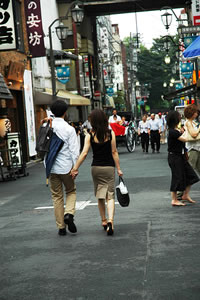
%> input picture seam_carving/test_image/Couple.jpg, 200 x 300 px
$ octave --eval "result = seam_carving_punish_ori_remove(imread('test_image/Couple.jpg'));"   (GNU Octave 9; MATLAB toolbox functions it lacks are replaced by stand-ins)
%> lines starting %> are read from the running program, lines starting %| are printed output that depends on the picture; in (x1, y1, x2, y2) boxes, pixels count from 0 and x2, y2 are one past the last pixel; in counts of white or black regions, pixels touching at a corner belong together; the program's own positions count from 1
function run = seam_carving_punish_ori_remove( I )
    ctimes=input('colume carving times:');
%> the answer given: 3
    rtimes=input('row carving times:');
%> the answer given: 3
    while (ctimes~=double(0)) || (rtimes~=double(0))
        img_Gray=rgb2gray(I);
        [Gmag,Gdir] = imgradient(img_Gray, 'prewitt');
        use_ori=Gmag;
        use=double(img_Gray);
        use_pixel=use;
        for i=2:size(I,1)
            for j=1:size(I,2)
                if j==1
                    punish_R = abs( use_pixel(i-1,j)-use_pixel(i,j+1) );
                    use(i,j)=use(i,j)+min(use(i-1,j),use(i-1,j+1)+punish_R);
                    use_ori(i,j)=use_ori(i,j)+min(use_ori(i-1,j),use_ori(i-1,j+1));
                elseif j==size(I,2)
                    punish_L = abs( use_pixel(i-1,j)-use_pixel(i,j-1) );
                    use(i,j)=use(i,j)+min(use(i-1,j-1)+punish_L,use(i-1,j));
                    use_ori(i,j)=use_ori(i,j)+min(use_ori(i-1,j-1),use_ori(i-1,j));
                else
                    punish_L = abs( use_pixel(i,j-1)-use_pixel(i,j+1) )+abs( use_pixel(i-1,j)-use_pixel(i,j-1) );
                    punish_V = abs( use_pixel(i,j-1)-use_pixel(i,j+1) );
                    punish_R = abs( use_pixel(i,j-1)-use_pixel(i,j+1) )+abs( use_pixel(i-1,j)-use_pixel(i,j+1) );
                    use(i,j)=use(i,j)+min(min(use(i-1,j-1)+punish_L,use(i-1,j)+punish_V),use(i-1,j+1)+punish_R);
                    use_ori(i,j)=use_ori(i,j)+min(min(use_ori(i-1,j-1),use_ori(i-1,j)),use_ori(i-1,j+1));
                end
            end
        end
        if ctimes~=0
            clm_index=zeros(1,size(I,1));
            index_img=zeros(size(I,1),size(I,2));
            minn=use(size(I,1),1);
            clm_index(1,size(I,1))=1;
            for j=2:size(I,2)
                if use(size(I,1),j)<minn
                    minn=use(size(I,1),j);
                    clm_index(1,size(I,1))=j;
                end
            end
            index_img(size(I,1),clm_index(1,size(I,1)))=1;
            for i=size(I,1)-1:-1:1
                if clm_index(1,i+1)==1
                    if use(i,clm_index(1,i+1)+1)<=use(i,clm_index(1,i+1))
                        I(i,clm_index(1,i+1)+1,1)=255;
                        I(i,clm_index(1,i+1)+1,2:3)=0;
                        clm_index(1,i)=clm_index(1,i+1)+1;
                        index_img(i,clm_index(1,i+1)+1)=1;
                    else
                        I(i,clm_index(1,i+1),1)=255;
                        I(i,clm_index(1,i+1),2:3)=0;
                        clm_index(1,i)=clm_index(1,i+1);
                        index_img(i,clm_index(1,i+1))=1;
                    end
                elseif clm_index(1,i+1)==size(I,2)
                    if use(i,clm_index(1,i+1))<=use(i,clm_index(1,i+1)-1)
                        I(i,clm_index(1,i+1),1)=255;
                        I(i,clm_index(1,i+1),2:3)=0;
                        clm_index(1,i)=clm_index(1,i+1);
                        index_img(i,clm_index(1,i+1))=1;
                    else
                        I(i,clm_index(1,i+1)-1,1)=255;
                        I(i,clm_index(1,i+1)-1,2:3)=0;
                        clm_index(1,i)=clm_index(1,i+1)-1;
                        index_img(i,clm_index(1,i+1)-1)=1;
                    end
                else
                    if use(i,clm_index(1,i+1))<=use(i,clm_index(1,i+1)-1)
                        if use(i,clm_index(1,i+1)+1)<=use(i,clm_index(1,i+1))
                            I(i,clm_index(1,i+1)+1,1)=255;
                            I(i,clm_index(1,i+1)+1,2:3)=0;
                            clm_index(1,i)=clm_index(1,i+1)+1;
                            index_img(i,clm_index(1,i+1)+1)=1;
                        else
                            I(i,clm_index(1,i+1),1)=255;
                            I(i,clm_index(1,i+1),2:3)=0;
                            clm_index(1,i)=clm_index(1,i+1);
                            index_img(i,clm_index(1,i+1))=1;
                        end
                    else
                        if use(i,clm_index(1,i+1)-1)<=use(i,clm_index(1,i+1)+1)
                            I(i,clm_index(1,i+1)-1,1)=255;
                            I(i,clm_index(1,i+1)-1,2:3)=0;
                            clm_index(1,i)=clm_index(1,i+1)-1;
                            index_img(i,clm_index(1,i+1)-1)=1;
                        else
                            I(i,clm_index(1,i+1)+1,1)=255;
                            I(i,clm_index(1,i+1)+1,2:3)=0;
                            clm_index(1,i)=clm_index(1,i+1)+1;
                            index_img(i,clm_index(1,i+1)+1)=1;
                        end
                    end
                end
            end
            imshow(I)
            pru_I=I;
            for i=size(I,1):-1:1
                pru_I(i,clm_index(1,i):size(I,2)-1,1:3)=I(i,clm_index(1,i)+1:size(I,2),1:3);
                pru_I(i,size(I,2),1:3)=0;
            end
            I=pru_I(:,1:size(pru_I,2)-1,:);
            imshow(I)
            ctimes=ctimes-1;
        end
        if rtimes~=double(0)
            clm_index=zeros(1,size(I,2));
            minn=use(1,size(I,2));
            clm_index(1,size(I,2))=1;
            for j=2:size(I,1)
                if use(j,size(I,2))<minn
                    minn=use(j,size(I,2));
                    clm_index(1,size(I,2))=j;
                end
            end
            for i=size(I,2)-1:-1:1
                if clm_index(1,i+1)==1
                    if use(clm_index(1,i+1)+1,i)<=use(clm_index(1,i+1),i)
                        I(clm_index(1,i+1)+1,i,1)=255;
                        I(clm_index(1,i+1)+1,i,2:3)=0;
                        clm_index(1,i)=clm_index(1,i+1)+1;
                    else
                        I(clm_index(1,i+1),i,1)=255;
                        I(clm_index(1,i+1),i,2:3)=0;
                        clm_index(1,i)=clm_index(1,i+1);
                    end
                elseif clm_index(1,i+1)==size(I,1)
                    if use(clm_index(1,i+1),i)<=use(clm_index(1,i+1)-1,i)
                        I(clm_index(1,i+1),i,1)=255;
                        I(clm_index(1,i+1),i,2:3)=0;
                        clm_index(1,i)=clm_index(1,i+1);
                    else
                        I(clm_index(1,i+1)-1,i,1)=255;
                        I(clm_index(1,i+1)-1,i,2:3)=0;
                        clm_index(1,i)=clm_index(1,i+1)-1;
                    end
                else
                    if use(clm_index(1,i+1),i)<=use(clm_index(1,i+1)-1,i)
                        if use(clm_index(1,i+1)+1,i)<=use(clm_index(1,i+1),i)
                            I(clm_index(1,i+1)+1,i,1)=255;
                            I(clm_index(1,i+1)+1,i,2:3)=0;
                            clm_index(1,i)=clm_index(1,i+1)+1;
                        else
                            I(clm_index(1,i+1),i,1)=255;
                            I(clm_index(1,i+1),i,2:3)=0;
                            clm_index(1,i)=clm_index(1,i+1);
                        end
                    else
                        if use(clm_index(1,i+1)-1,i)<=use(clm_index(1,i+1)+1,i)
                            I(clm_index(1,i+1)-1,i,1)=255;
                            I(clm_index(1,i+1)-1,i,2:3)=0;
                            clm_index(1,i)=clm_index(1,i+1)-1;
                        else
                            I(clm_index(1,i+1)+1,i,1)=255;
                            I(clm_index(1,i+1)+1,i,2:3)=0;
                            clm_index(1,i)=clm_index(1,i+1)+1;
                        end
                    end
                end
            end
            imshow(I)
            pru_I=I;
            for i=size(I,2):-1:1
                pru_I(clm_index(1,i):size(I,1)-1,i,1:3)=I(clm_index(1,i)+1:size(I,1),i,1:3);
                pru_I(size(I,1),i,1:3)=0;
            end
            I=pru_I(1:size(pru_I,1)-1,:,:);
            imshow(I)
            rtimes=rtimes-1;
        end
    end
%> this loop made 3 passes
%> pass 1, in seam_carving_punish_ori_remove, `[Gmag,Gdir] = imgradient(img_Gray, 'prewitt');`:
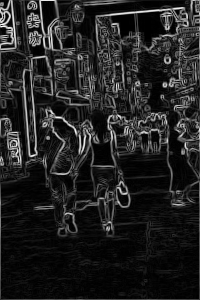
%> Gmag: size 300x200 double; min 0, max 755.8, mean 102.2; drawn with min black and max white
%> pass 1, in seam_carving_punish_ori_remove, `[Gmag,Gdir] = imgradient(img_Gray, 'prewitt');`:
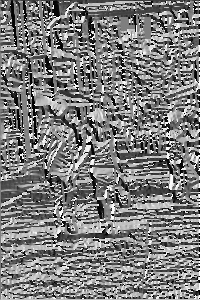
%> Gdir: size 300x200 double; min -180, max 179.9, mean -2.3; drawn with min black and max white
%> after the loop:
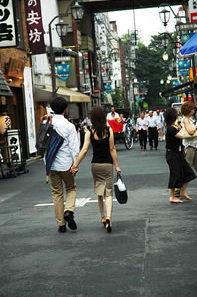
%> I: size 297x197x3 uint8; mean R, G, B 98.3, 100.9, 94.2
%> after the loop:
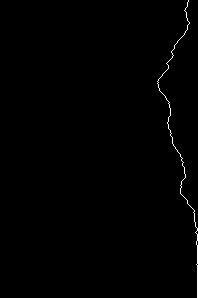
%> index_img: size 298x198 double; values 0 (black) and 1 (white), 0.51% white in thin lines or dots, all inside (x1, y1, x2, y2) = (157, 0, 198, 298)
%> after the loop:
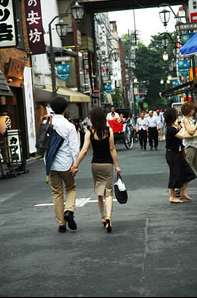
%> pru_I: size 298x197x3 uint8; mean R, G, B 98, 100.6, 93.9
%> after the loop:
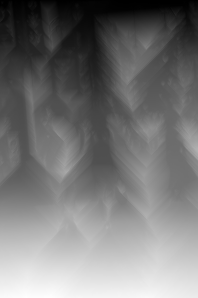
%> use: size 298x198 double; min 1, max 18078, mean 8448.9; drawn with min black and max white
%> after the loop:
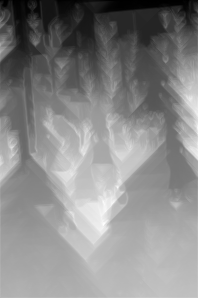
%> use_ori: size 298x198 double; min 22.02, max 8876.8, mean 4744.9; drawn with min black and max white
%> after the loop, clm_index = 197 values from 1 to 1; ctimes = 0; punish_L = 3; punish_R = 6; punish_V = 3; rtimes = 0
    run = 0;
end
